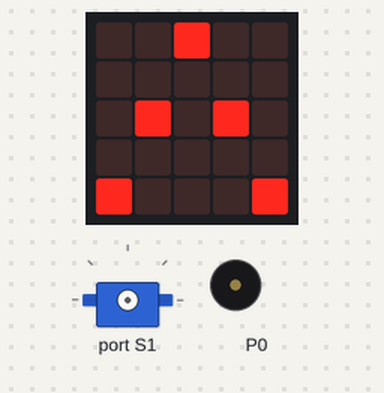
Simulated run of this program. Board: BBC micro:bit (MakeCode). Shown: the board's 5×5 LED display, servo, buzzer (waves = sounding).

Above: at 0.1 s.
At 1.2 s:
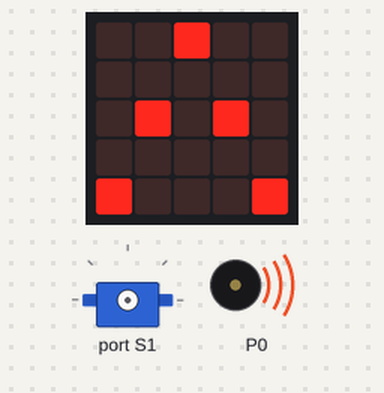
Timing chart, 0 to 40.0 s (numbered marks = the images above):
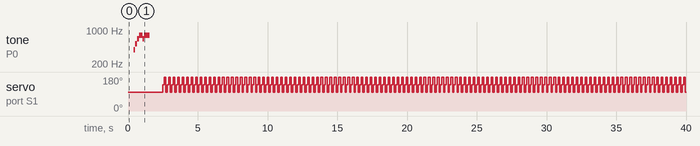

Measured:
- by itself, servo on port S1: repeats every 0.32 s: 180° 0.12 s, 100° 0.10 s, 140° 0.10 s

The program:

main.ts
```typescript
basic.showLeds(`
    . . # . .
    . . . . .
    . # . # .
    . . . . .
    # . . . #
    `)
music.startMelody(music.builtInMelody(Melodies.PowerUp), MelodyOptions.Once)
basic.pause(2000)
basic.clearScreen()
basic.forever(function () {
    maqueen.servoRun(maqueen.Servos.S1, 100)
    basic.pause(100)
    maqueen.servoRun(maqueen.Servos.S1, 140)
    basic.pause(100)
    maqueen.servoRun(maqueen.Servos.S1, 180)
    basic.pause(100)
})
```

test.ts
```typescript
// aquí va el archivo "tests"; esto no se compilará cuando este paquete se utilice como una extensión.
```
